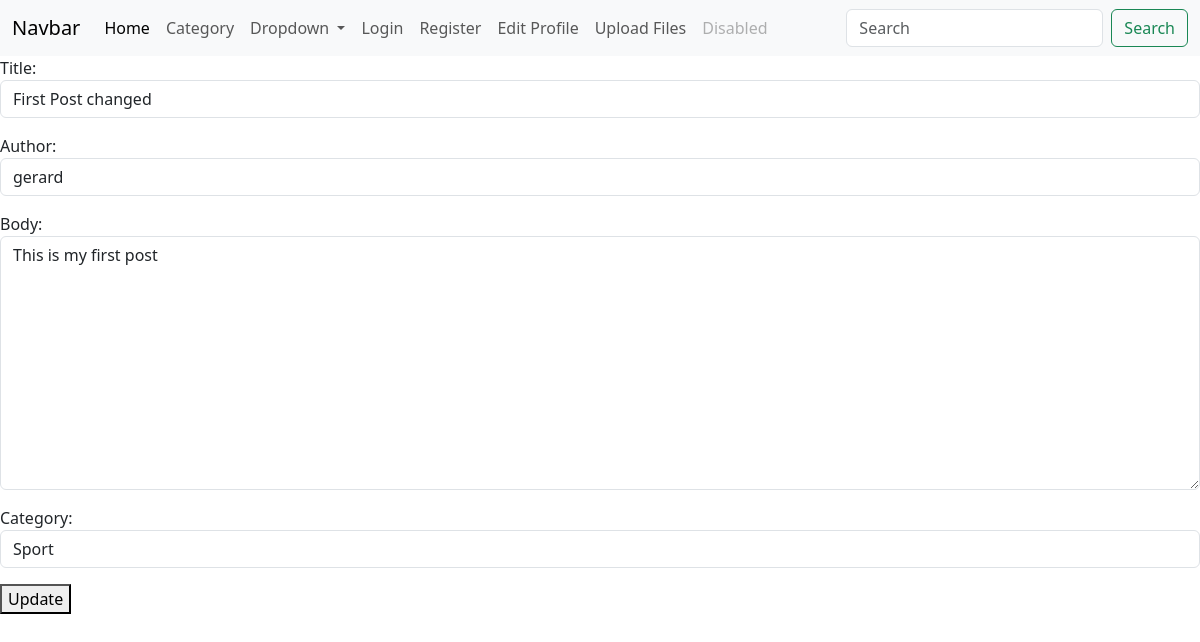
The app's page /post/update/1 with its own data.
### blog/models.py (models this page shows, shortened)
class Post(models.Model):
    author = models.ForeignKey(User, null=True, blank=True, on_delete=models.CASCADE)
    body = models.TextField()
    category = models.ForeignKey(Category, on_delete=models.SET_NULL, null=True)
    likes = models.ManyToManyField(User, blank=True, null=True, related_name="post_likes")
    post_image = models.ImageField(blank=True, null=True)
    title = models.CharField(max_length=255)

### blog/views.py (the view)
# urls.py: path("post/update/<int:pk>", PostUpdateView.as_view()
class PostUpdateView(UpdateView):
    template_name = "update_post_view.html"
    model = Post
    form_class = PostForm

### blog/forms.py
class PostForm(forms.ModelForm):
    class Meta:
        model = Post
        fields = ('title', 'author'
                  , 'body', 'category')
        widgets={
            'title':forms.TextInput(attrs={'class':'form-control'}),
            'author':forms.Select(attrs={'class':'form-control'}),
            'category':forms.Select(attrs={'class':'form-control'}),
            'body':forms.Textarea(attrs={'class':'form-control'})
        }

### blog/models.py (called while the page is built)
    def __str__(self):
        return self.name

### blog/templates/update_post_view.html (shortened to what this page needs)
{% extends 'base.html' %}
{% block content %}
<form method="post">
{{ form.as_p }}
<button>Update</button>
</form>
{% endblock %}

### records on screen
Post: title "First Post changed", author "gerard", body "This is my first post", category "Sport"
